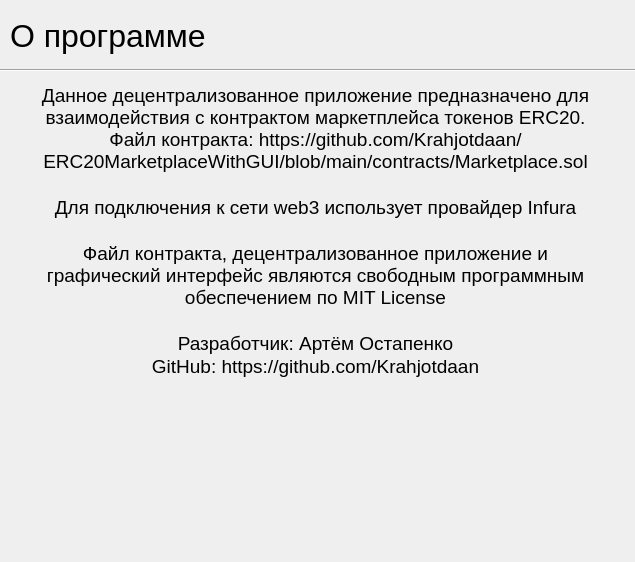
<?xml version="1.0" encoding="UTF-8"?>
<ui version="4.0">
 <class>AboutProgramm</class>
 <widget class="QMainWindow" name="AboutProgramm">
  <property name="geometry">
   <rect>
    <x>0</x>
    <y>0</y>
    <width>635</width>
    <height>562</height>
   </rect>
  </property>
  <property name="sizePolicy">
   <sizepolicy hsizetype="Fixed" vsizetype="Fixed">
    <horstretch>0</horstretch>
    <verstretch>0</verstretch>
   </sizepolicy>
  </property>
  <property name="windowTitle">
   <string/>
  </property>
  <widget class="QWidget" name="centralwidget">
   <widget class="QLabel" name="label">
    <property name="geometry">
     <rect>
      <x>10</x>
      <y>10</y>
      <width>261</width>
      <height>51</height>
     </rect>
    </property>
    <property name="font">
     <font>
      <pointsize>24</pointsize>
     </font>
    </property>
    <property name="text">
     <string>О программе</string>
    </property>
   </widget>
   <widget class="Line" name="line">
    <property name="geometry">
     <rect>
      <x>0</x>
      <y>60</y>
      <width>721</width>
      <height>20</height>
     </rect>
    </property>
    <property name="orientation">
     <enum>Qt::Horizontal</enum>
    </property>
   </widget>
   <widget class="QTextBrowser" name="textBrowser_2">
    <property name="enabled">
     <bool>true</bool>
    </property>
    <property name="geometry">
     <rect>
      <x>20</x>
      <y>80</y>
      <width>591</width>
      <height>471</height>
     </rect>
    </property>
    <property name="sizePolicy">
     <sizepolicy hsizetype="Expanding" vsizetype="Maximum">
      <horstretch>0</horstretch>
      <verstretch>20</verstretch>
     </sizepolicy>
    </property>
    <property name="palette">
     <palette>
      <active>
       <colorrole role="Base">
        <brush brushstyle="SolidPattern">
         <color alpha="0">
          <red>255</red>
          <green>255</green>
          <blue>255</blue>
         </color>
        </brush>
       </colorrole>
      </active>
      <inactive>
       <colorrole role="Base">
        <brush brushstyle="SolidPattern">
         <color alpha="0">
          <red>255</red>
          <green>255</green>
          <blue>255</blue>
         </color>
        </brush>
       </colorrole>
      </inactive>
      <disabled>
       <colorrole role="Base">
        <brush brushstyle="SolidPattern">
         <color alpha="255">
          <red>239</red>
          <green>239</green>
          <blue>239</blue>
         </color>
        </brush>
       </colorrole>
      </disabled>
     </palette>
    </property>
    <property name="contextMenuPolicy">
     <enum>Qt::DefaultContextMenu</enum>
    </property>
    <property name="acceptDrops">
     <bool>false</bool>
    </property>
    <property name="autoFillBackground">
     <bool>false</bool>
    </property>
    <property name="frameShape">
     <enum>QFrame::NoFrame</enum>
    </property>
    <property name="frameShadow">
     <enum>QFrame::Plain</enum>
    </property>
    <property name="verticalScrollBarPolicy">
     <enum>Qt::ScrollBarAlwaysOff</enum>
    </property>
    <property name="horizontalScrollBarPolicy">
     <enum>Qt::ScrollBarAlwaysOff</enum>
    </property>
    <property name="sizeAdjustPolicy">
     <enum>QAbstractScrollArea::AdjustIgnored</enum>
    </property>
    <property name="readOnly">
     <bool>true</bool>
    </property>
    <property name="html">
     <string>&lt;!DOCTYPE HTML PUBLIC &quot;-//W3C//DTD HTML 4.0//EN&quot; &quot;http://www.w3.org/TR/REC-html40/strict.dtd&quot;&gt;
&lt;html&gt;&lt;head&gt;&lt;meta name=&quot;qrichtext&quot; content=&quot;1&quot; /&gt;&lt;style type=&quot;text/css&quot;&gt;
p, li { white-space: pre-wrap; }
&lt;/style&gt;&lt;/head&gt;&lt;body style=&quot; font-family:'MS Shell Dlg 2'; font-size:7.8pt; font-weight:400; font-style:normal;&quot;&gt;
&lt;p align=&quot;center&quot; style=&quot; margin-top:0px; margin-bottom:0px; margin-left:0px; margin-right:0px; -qt-block-indent:0; text-indent:0px;&quot;&gt;&lt;span style=&quot; font-family:'Ubuntu'; font-size:14pt;&quot;&gt;Данное децентрализованное приложение предназначено для взаимодействия с контрактом маркетплейса токенов ERC20. Файл контракта: https://github.com/Krahjotdaan/ERC20MarketplaceWithGUI/blob/main/contracts/Marketplace.sol&lt;/span&gt;&lt;/p&gt;
&lt;p align=&quot;center&quot; style=&quot;-qt-paragraph-type:empty; margin-top:0px; margin-bottom:0px; margin-left:0px; margin-right:0px; -qt-block-indent:0; text-indent:0px; font-family:'Ubuntu'; font-size:14pt;&quot;&gt;&lt;br /&gt;&lt;/p&gt;
&lt;p align=&quot;center&quot; style=&quot; margin-top:0px; margin-bottom:0px; margin-left:0px; margin-right:0px; -qt-block-indent:0; text-indent:0px;&quot;&gt;&lt;span style=&quot; font-family:'Ubuntu'; font-size:14pt;&quot;&gt;Для подключения к сети web3 использует провайдер Infura&lt;/span&gt;&lt;/p&gt;
&lt;p align=&quot;center&quot; style=&quot;-qt-paragraph-type:empty; margin-top:0px; margin-bottom:0px; margin-left:0px; margin-right:0px; -qt-block-indent:0; text-indent:0px; font-family:'Ubuntu'; font-size:14pt;&quot;&gt;&lt;br /&gt;&lt;/p&gt;
&lt;p align=&quot;center&quot; style=&quot; margin-top:0px; margin-bottom:0px; margin-left:0px; margin-right:0px; -qt-block-indent:0; text-indent:0px;&quot;&gt;&lt;span style=&quot; font-family:'Ubuntu'; font-size:14pt;&quot;&gt;Файл контракта, децентрализованное приложение и графический интерфейс являются свободным программным обеспечением по MIT License&lt;/span&gt;&lt;/p&gt;
&lt;p align=&quot;center&quot; style=&quot;-qt-paragraph-type:empty; margin-top:0px; margin-bottom:0px; margin-left:0px; margin-right:0px; -qt-block-indent:0; text-indent:0px; font-family:'Ubuntu'; font-size:14pt;&quot;&gt;&lt;br /&gt;&lt;/p&gt;
&lt;p align=&quot;center&quot; style=&quot; margin-top:0px; margin-bottom:0px; margin-left:0px; margin-right:0px; -qt-block-indent:0; text-indent:0px;&quot;&gt;&lt;span style=&quot; font-family:'Ubuntu'; font-size:14pt;&quot;&gt;Разработчик: Артём Остапенко&lt;/span&gt;&lt;/p&gt;
&lt;p align=&quot;center&quot; style=&quot; margin-top:0px; margin-bottom:0px; margin-left:0px; margin-right:0px; -qt-block-indent:0; text-indent:0px;&quot;&gt;&lt;span style=&quot; font-family:'Ubuntu'; font-size:14pt;&quot;&gt;GitHub: https://github.com/Krahjotdaan&lt;/span&gt;&lt;/p&gt;
&lt;p align=&quot;center&quot; style=&quot;-qt-paragraph-type:empty; margin-top:0px; margin-bottom:0px; margin-left:0px; margin-right:0px; -qt-block-indent:0; text-indent:0px; font-family:'Ubuntu'; font-size:14pt;&quot;&gt;&lt;br /&gt;&lt;/p&gt;&lt;/body&gt;&lt;/html&gt;</string>
    </property>
   </widget>
  </widget>
 </widget>
 <resources/>
 <connections/>
</ui>
